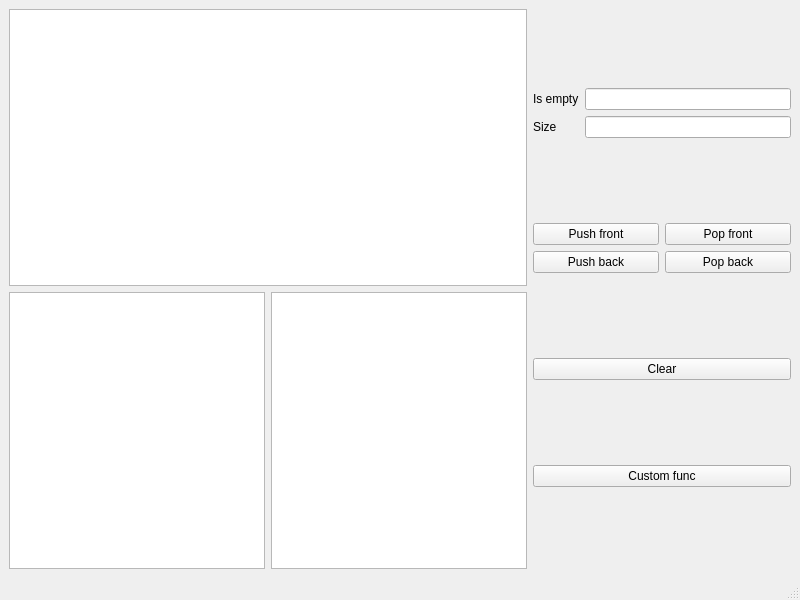
<?xml version="1.0" encoding="UTF-8"?>
<ui version="4.0">
 <class>MainWindow</class>
 <widget class="QMainWindow" name="MainWindow">
  <property name="geometry">
   <rect>
    <x>0</x>
    <y>0</y>
    <width>800</width>
    <height>600</height>
   </rect>
  </property>
  <property name="windowTitle">
   <string>MainWindow</string>
  </property>
  <widget class="QWidget" name="centralwidget">
   <layout class="QHBoxLayout" name="horizontalLayout_2">
    <item>
     <layout class="QVBoxLayout" name="verticalLayout">
      <item>
       <widget class="QListWidget" name="mainList"/>
      </item>
      <item>
       <layout class="QHBoxLayout" name="horizontalLayout">
        <item>
         <widget class="QListWidget" name="posList"/>
        </item>
        <item>
         <widget class="QListWidget" name="negList"/>
        </item>
       </layout>
      </item>
     </layout>
    </item>
    <item>
     <layout class="QVBoxLayout" name="verticalLayout_2">
      <item>
       <layout class="QGridLayout" name="gridLayout_2">
        <item row="0" column="1">
         <widget class="QLineEdit" name="emptyString">
          <property name="readOnly">
           <bool>true</bool>
          </property>
         </widget>
        </item>
        <item row="1" column="1">
         <widget class="QLineEdit" name="sizeString">
          <property name="readOnly">
           <bool>true</bool>
          </property>
         </widget>
        </item>
        <item row="0" column="0">
         <widget class="QLabel" name="label_2">
          <property name="text">
           <string>Is empty</string>
          </property>
         </widget>
        </item>
        <item row="1" column="0">
         <widget class="QLabel" name="label">
          <property name="text">
           <string>Size</string>
          </property>
         </widget>
        </item>
       </layout>
      </item>
      <item>
       <layout class="QGridLayout" name="gridLayout">
        <item row="0" column="1">
         <widget class="QPushButton" name="popFront">
          <property name="text">
           <string>Pop front</string>
          </property>
         </widget>
        </item>
        <item row="0" column="0">
         <widget class="QPushButton" name="pushFront">
          <property name="text">
           <string>Push front</string>
          </property>
         </widget>
        </item>
        <item row="1" column="0">
         <widget class="QPushButton" name="pushBack">
          <property name="text">
           <string>Push back</string>
          </property>
         </widget>
        </item>
        <item row="1" column="1">
         <widget class="QPushButton" name="popBack">
          <property name="text">
           <string>Pop back</string>
          </property>
         </widget>
        </item>
       </layout>
      </item>
      <item>
       <widget class="QPushButton" name="clear">
        <property name="text">
         <string>Clear</string>
        </property>
       </widget>
      </item>
      <item>
       <widget class="QPushButton" name="func">
        <property name="text">
         <string>Custom func</string>
        </property>
       </widget>
      </item>
     </layout>
    </item>
   </layout>
  </widget>
  <widget class="QMenuBar" name="menubar">
   <property name="geometry">
    <rect>
     <x>0</x>
     <y>0</y>
     <width>800</width>
     <height>26</height>
    </rect>
   </property>
  </widget>
  <widget class="QStatusBar" name="statusbar"/>
 </widget>
 <resources/>
 <connections/>
</ui>
